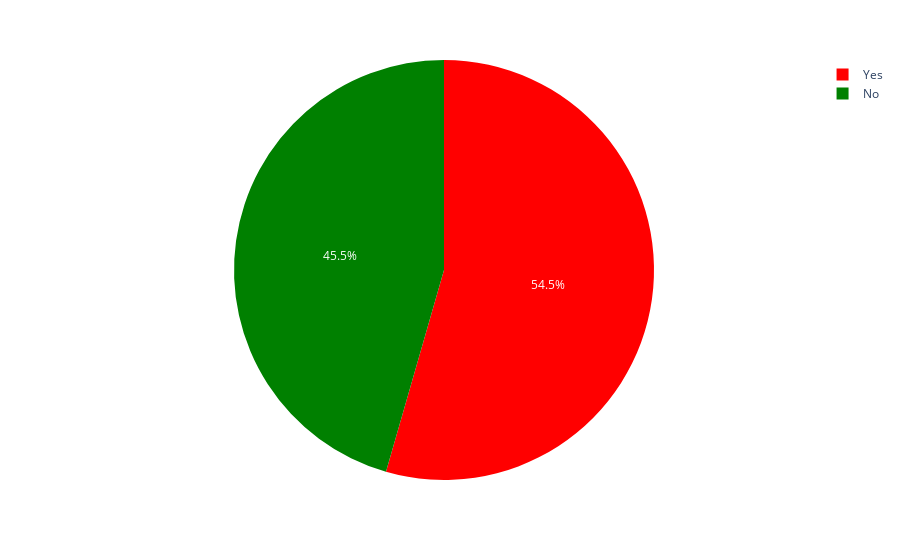

This figure's notebook cell:
### Markdown cell above
# Data Visualization

### Code cell
import plotly.express as px

fig = px.pie(heart,names='target',color='target',
             color_discrete_map={'Yes':'red',
                                 'No':'green'})
fig.show()

### Figure 1 — Plotly figure (JSON) as saved in the notebook; plotly's stock layout.template omitted (floating-point values rounded to 4 significant figures; data arrays with more than 128 entries replaced by an {"elided": "..."} marker saying what was removed)
{"data": [{"customdata": {"elided": "303x1 str values"}, "domain": {"x": [0, 1], "y": [0, 1]}, "hovertemplate": "target=%{customdata[0]}<extra></extra>", "labels": {"elided": "303 str values"}, "legendgroup": "", "marker": {"colors": {"elided": "303 str values"}}, "name": "", "showlegend": true, "type": "pie"}], "layout": {"legend": {"tracegroupgap": 0}, "margin": {"t": 60}}}
